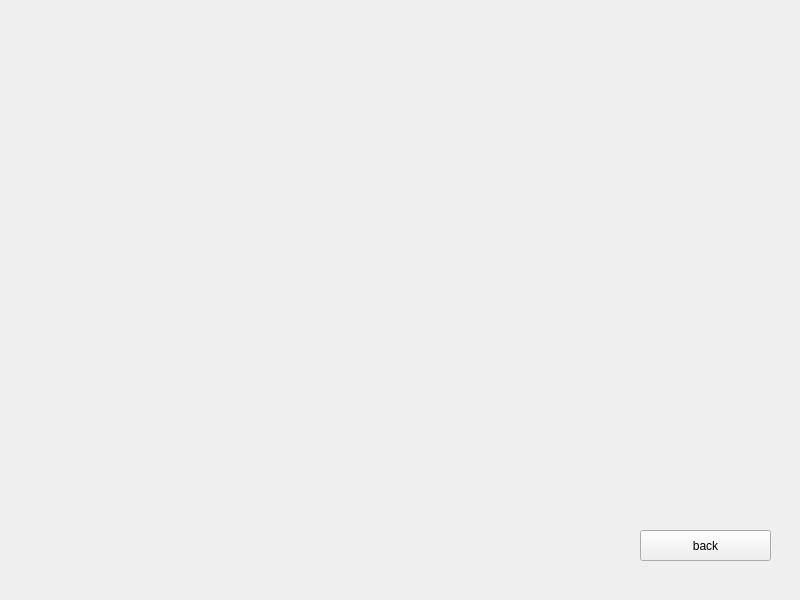
<?xml version="1.0" encoding="UTF-8"?>
<ui version="4.0">
 <class>Serialport</class>
 <widget class="QWidget" name="Serialport">
  <property name="geometry">
   <rect>
    <x>0</x>
    <y>0</y>
    <width>800</width>
    <height>600</height>
   </rect>
  </property>
  <property name="windowTitle">
   <string>Form</string>
  </property>
  <widget class="QPushButton" name="back_pushButton">
   <property name="geometry">
    <rect>
     <x>640</x>
     <y>530</y>
     <width>131</width>
     <height>31</height>
    </rect>
   </property>
   <property name="text">
    <string>back</string>
   </property>
  </widget>
 </widget>
 <resources/>
 <connections/>
</ui>
